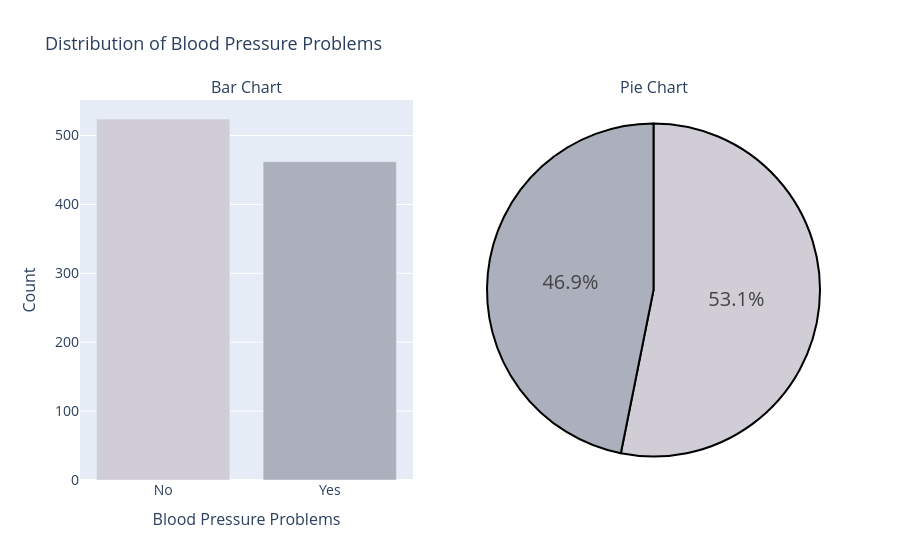

Notebook cell for this chart:
### Code cell
colors = ['#D0CDD7' , '#ACB0BD']
labels = ['No','Yes']
values = data['BloodPressureProblems'].value_counts()

# create pie chart

pie_chart = go.Figure(go.Pie(labels = labels, values = values, ))
pie_chart.update_traces(hoverinfo = 'label+value' , textinfo = 'percent', textfont_size = 20, 
                        marker = dict(colors = colors, line = dict( color = '#000000', width=2)))

# Bar Chart

bar_chart = go.Figure(go.Bar(x = labels, y = values, marker_color = colors))

# create subplots

fig = sp.make_subplots( rows = 1, cols = 2, column_width = [0.5,0.5], specs = [[{'type' : 'bar'}, {'type' : 'pie'}]],
                      subplot_titles = ("Bar Chart", "Pie Chart"))

# Add charts to subplots

fig.add_trace(bar_chart.data[0], row=1, col=1)
fig.add_trace(pie_chart.data[0], row=1, col=2)

# Update layout
fig.update_layout(
    showlegend=False,
    title=dict(
        text="Distribution of Blood Pressure Problems",
        font=dict(size=18)
    ),
    xaxis=dict(
        title=dict(
            text="Blood Pressure Problems",
            font=dict(size=16)
        ),
        tickfont=dict(size=14)
    ),
    yaxis=dict(
        title=dict(
            text="Count",
            font=dict(size=16)
        ),
        tickfont=dict(size=14)
    )
)


# Show subplots
fig.show()

### Figure 1 — Plotly figure (JSON) as saved in the notebook; plotly's stock layout.template omitted (floating-point values rounded to 4 significant figures)
{"data": [{"marker": {"color": ["#D0CDD7", "#ACB0BD"]}, "type": "bar", "x": ["No", "Yes"], "xaxis": "x", "y": [524, 462], "yaxis": "y"}, {"domain": {"x": [0.55, 1], "y": [0, 1]}, "hoverinfo": "label+value", "labels": ["No", "Yes"], "marker": {"colors": ["#D0CDD7", "#ACB0BD"], "line": {"color": "#000000", "width": 2}}, "textfont": {"size": 20}, "textinfo": "percent", "type": "pie", "values": [524, 462]}], "layout": {"annotations": [{"font": {"size": 16}, "showarrow": false, "text": "Bar Chart", "x": 0.225, "xanchor": "center", "xref": "paper", "y": 1, "yanchor": "bottom", "yref": "paper"}, {"font": {"size": 16}, "showarrow": false, "text": "Pie Chart", "x": 0.775, "xanchor": "center", "xref": "paper", "y": 1, "yanchor": "bottom", "yref": "paper"}], "showlegend": false, "title": {"font": {"size": 18}, "text": "Distribution of Blood Pressure Problems"}, "xaxis": {"anchor": "y", "domain": [0, 0.45], "tickfont": {"size": 14}, "title": {"font": {"size": 16}, "text": "Blood Pressure Problems"}}, "yaxis": {"anchor": "x", "domain": [0, 1], "tickfont": {"size": 14}, "title": {"font": {"size": 16}, "text": "Count"}}}}
